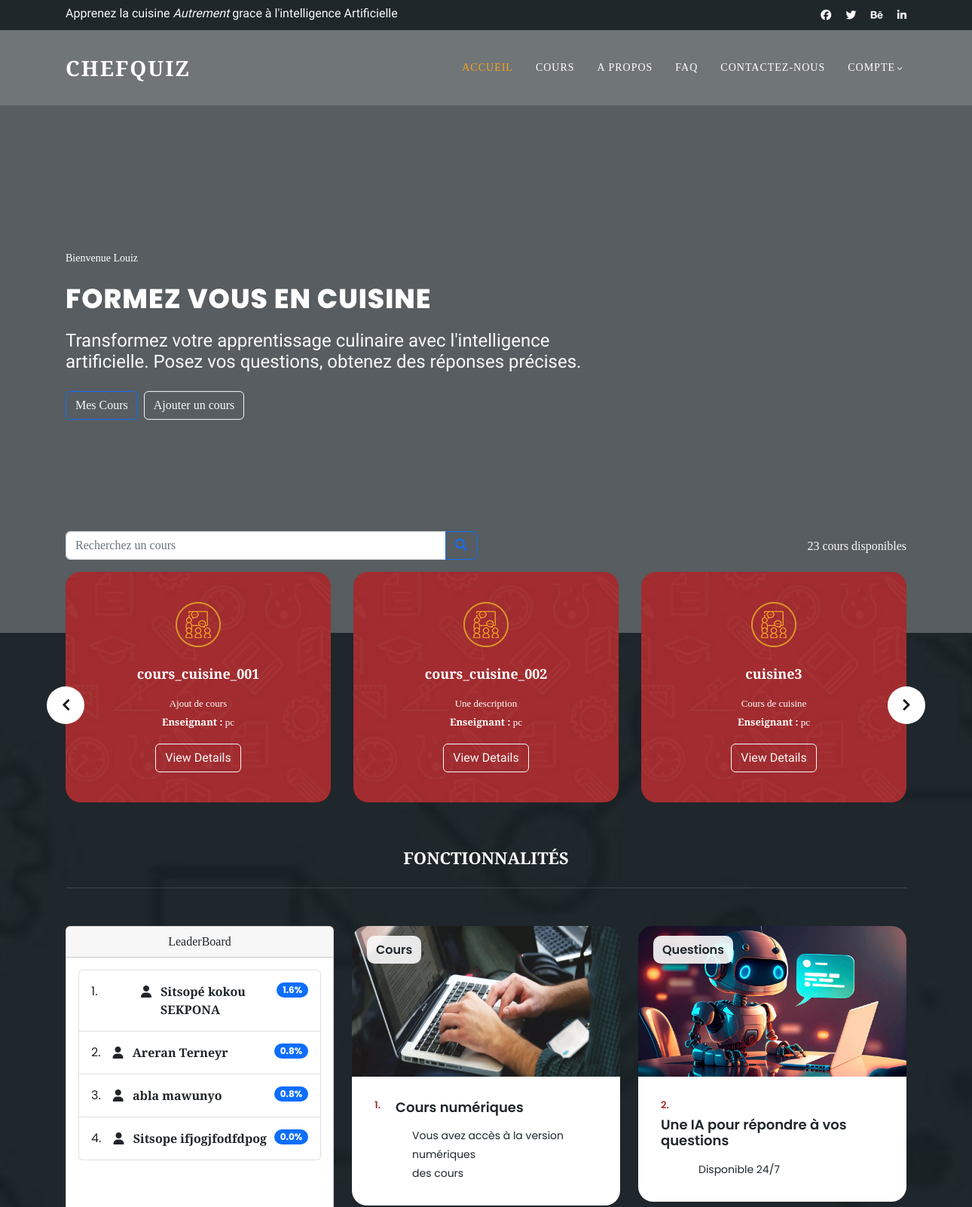
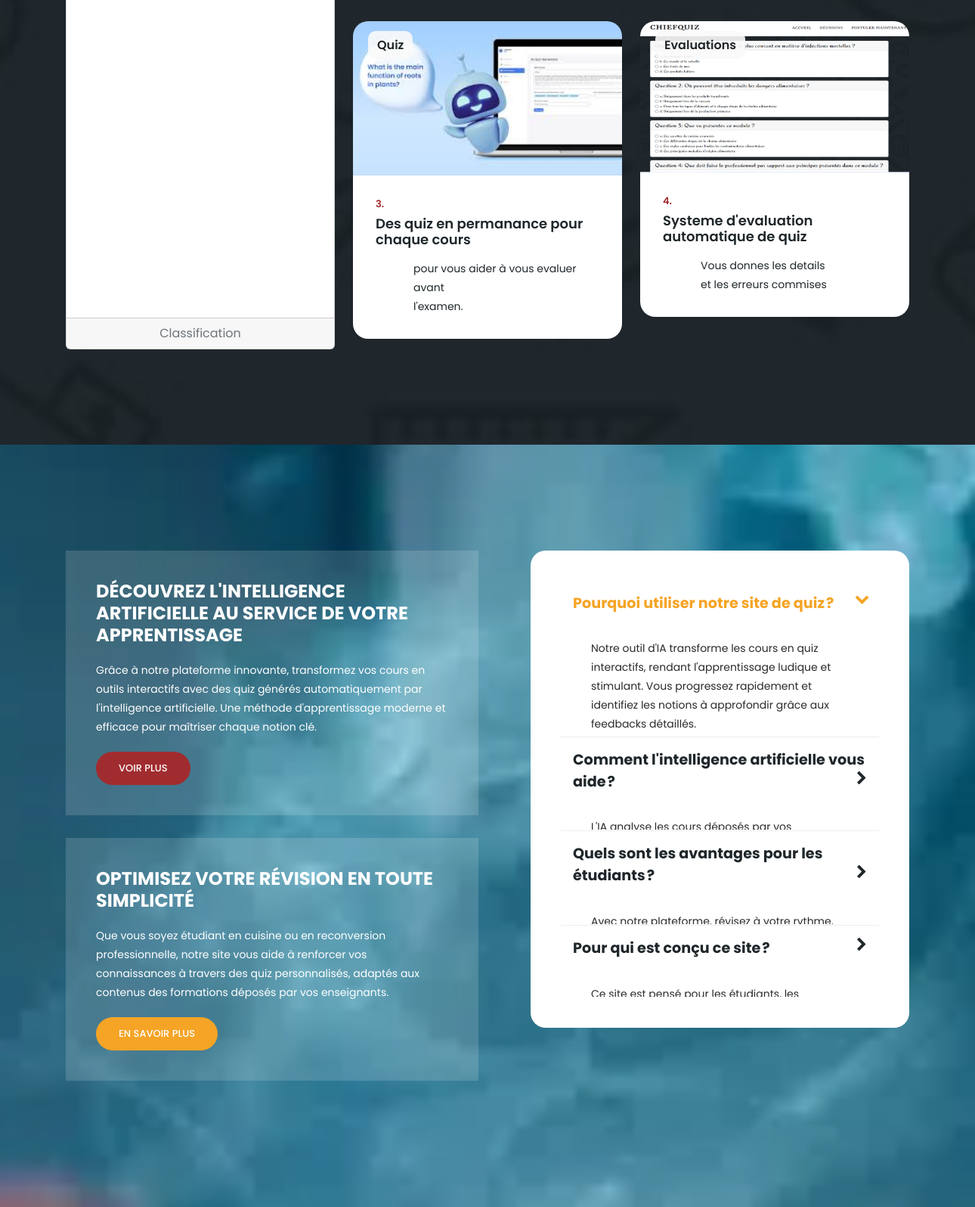
The app's page / (signed in, upper part) with its own data (2 pictures, top to bottom).
### lessons/models.py (models this page shows)
class Cours(models.Model):
    title = models.CharField(max_length=255)
    description  = models.CharField(max_length=255)
    file = models.FileField(upload_to=clean_filename)
    professeur = models.ForeignKey(Professeur, on_delete=models.CASCADE)
    etudiant = models.ManyToManyField(Etudiant)
    def __str__(self):
        return self.title

class Professeur(models.Model):
    username = models.OneToOneField(User, on_delete=models.CASCADE)
    numero_de_carte = models.CharField(max_length=20, unique=True, blank=True, null=True)  # Numéro de carte étudiant
    phone = models.CharField(max_length=15, blank=True, null=True)  # Téléphone
    nom = models.CharField(max_length=100, null = False, blank= False)
    email = models.EmailField(max_length=100, null = False, blank= False)
    def __str__(self):
        return f"{self.username.username}"

### lessons/views.py (the view, shortened to what this page needs)
# urls.py: path('', views.index, name='index'),
@login_required
def index(request):
    progress_percentage=0
    cours = Cours.objects.all()
    max_score = QuestionAnswers.objects.aggregate(total=Sum('score'))['total']
    print("Max_score: ", max_score)
    if not max_score:
        max_score = 1
    percents_etud = {}
    list_etu = Etudiant.objects.all()
    for etud in list_etu:
        total_score = sum(score['score'] for score in etud.scores)
        progress_etud = round((total_score / max_score) * 100, 1) if max_score > 0 else 0
        percents_etud[f"{etud.username.first_name} {etud.username.last_name}"]= progress_etud
    percents_etud = dict(sorted(percents_etud.items(), key=lambda item: item[1], reverse=True))
    print("Percent",percents_etud)
    if request.user.is_staff:
        prof = Professeur.objects.get(username = request.user)
        cours = Cours.objects.filter(professeur=prof)
        context = {'is_staff': request.user.is_staff, 'cours': cours,
                   'list_etud': list_etu,
                  'percents_etud': percents_etud}
    print(cours)
    return render(request, "index.html", context)

### templates/index.html (shortened to what this page needs)
{% extends 'base.html' %}
{% load static %}
  {% block content %}
  <body>
<section class="section main-banner" id="top" data-section="section1">
    <video autoplay muted loop id="bg-video">
        <source src="{% static 'assets/images/cuisine.mp4' %}" type="video/mp4" />
    </video>
    <div class="video-overlay header-text">
        <div class="container">
            <div class="row">
                <div class="col-lg-12">
                    <div class="caption">
                        <p class="merriweather">Bienvenue {{user.first_name}}</p>
                        <h2>Formez vous en cuisine</h2>
                        <h4 class="redressed text-light" style="">Transformez votre apprentissage culinaire avec l'intelligence </h4>
                        <h4 class="redressed text-light">artificielle. Posez vos questions, obtenez des réponses précises.</h4>
                        <div class="main-button-red1 mt-3 ">
                            <div class="scroll-to-section1">
                              <div class="btn-toolbar mt-4 merriweather" role="toolbar" aria-label="Toolbar with button groups">
                                <div class="btn-group me-2" role="group" aria-label="First group">
                                  <a href="#mescours" type="button" class="btn btn-outline-primary text-light">Mes Cours</a>
                                </div>
                                {% if is_staff %}
                                <div class="btn-group me-2" role="group" aria-label="Second group">
                                  <a href="{% url 'upload_cours' %}" type="button" class="btn btn-outline-light">Ajouter un cours</a>
                                </div>
                                {% endif %}
                              </div>
                              </div>
                        </div>
                    </div>
                </div>
            </div>
        </div>
    </div>
</section>
<section class="services" id="mescours">
  <div class="container merriweather">
      <div class="row mb-3">
          <div class="col-md-6">
            <div class="input-group">
                <input id="search-input" class="form-control" type="search" placeholder="Recherchez un cours" aria-label="Search">
                <button class="btn btn-outline-primary" type="button">
                    <i class="fas fa-search"></i>
                </button>
            </div>
          </div>
          <div class="col-md-6">
            <div id="search-results-count" class="text-end pt-2">
              <span class="text-light">{{cours|length}} cours disponibles</span>
            </div>
          </div>
      </div>
      <div class="row">
          <div class="col-lg-12">
              <div id="courses-container" class="owl-service-item owl-carousel">
                {% for cour in cours %}
                 <div class="item course-item" data-title="{{cour.title|lower}}" data-description="{{cour.description|lower}}" data-prof="{{cour.professeur|lower}}">
                   <div class="icon">
                     <img src="{% static 'assets/images/service-icon-01.png' %}" alt="add">
                   </div>
                   <div class="down-content">
                     <h4>{{cour.title}}</h4>
                     <p>{{cour.description}}</p>
                     <p><strong>Enseignant : </strong> {{cour.professeur}}</p>
                     <div class="card-footer mt-3">
                       <a href="{% url 'course_details' cour.id %}" class="btn btn-outline-light redressed">View Details</a>
                     </div>
                   </div>
                 </div>
                 {% endfor %}
               </div>
          </div>
      </div>
  </div>
</section>
  <section class="upcoming-meetings " id="meetings">
    <div class="container">
      <div class="row">
        <div class="col-lg-12">
          <div class="section-heading merriweather mt-5">
            <h2>Fonctionnalités</h2>
          </div>
        </div>
        {% if  is_staff %}
        <div class="col-lg-4 mb-3">
          <div class="card text-center h-100">
            <div class="card-header merriweather">
              LeaderBoard
            </div>
            <div class="card-body">
              <ol class="list-group list-group-numbered">
                {% for key, val in percents_etud.items  %}
                <li class="list-group-item d-flex justify-content-between align-items-start py-3">
                  <div class="ms-2 me-auto merriweather ">
                    <div class="fw-bold "><i class="fas fa-user mx-2"></i> {{key}}</div>
                  </div>
                  <span class="badge bg-primary rounded-pill"> {{ val }}%</span>
                </li>
                {% endfor %}
              </ol>
            </div>
            <div class="card-footer text-muted">
              Classification
            </div>
          </div>
        </div>
        {% endif  %}
        <div class="col-lg-8">
          <div class="row">
            <div class="col-lg-6">
              <div class="meeting-item">
                <div class="thumb">
                  <div class="price">
                    <span>Cours</span>
                  </div>
                  <a href="{% url 'lescours' %}">
                    <img src="{% static 'assets/images/cours_enligne.jpg' %}" alt="New Lecturer Meeting"></a>
                </div>
                <div class="down-content">
                  <div class="date">
                    <h6>1. </h6>
                  </div>
                  <a href="{% url 'lescours' %}"><h4>Cours numériques</h4></a>
                  <p>Vous avez accès à la version numériques<br>des cours</p>
                </div>
              </div>
            </div>
            <div class="col-lg-6">
              <div class="meeting-item">
                <div class="thumb">
                  <div class="price">
                    <span>Questions</span>
                  </div>
                  <a onclick="openChatbot()"><img src="{% static 'assets/images/robot.jpg' %}" alt="Online Teaching"></a>
                </div>
                <div class="down-content">
                  <div class="date">
                    <h6>2. </h6>
                  </div>
                  <a onclick="openChatbot()"><h4>Une IA pour répondre à vos questions</h4></a>
                  <p>Disponible 24/7</p>
                </div>
              </div>
            </div>
            <div class="col-lg-6">
              <div class="meeting-item">
                <div class="thumb">
                  <div class="price">
                    <span>Quiz</span>
                  </div>
                  <a  href="{% url 'popupquiz' 'pop' %}"><img src="{% static 'assets/images/quiz.jpg' %}" alt="Higher Education"></a>
                </div>
                <div class="down-content">
                  <div class="date">
                    <h6>3. </h6>
                  </div>
                  <a href="{% url 'popupquiz' 'pop' %}"><h4>Des quiz en permanance pour chaque cours</h4></a>
                  <p>pour vous aider à vous evaluer avant <br>l'examen.</p>
                </div>
              </div>
            </div>
            <div class="col-lg-6">
              <div class="meeting-item">
                <div class="thumb">
                  <div class="price">
                    <span>Evaluations</span>
                  </div>
                  <a href="{% url 'popupquiz' 'add' %}"><img src="{% static 'assets/images/quiz.png' %}" alt="Student Training"></a>
                </div>
                <div class="down-content">
                  <div class="date">
                    <h6>4. </h6>
                  </div>
                  <a href="{% url 'popupquiz' 'add' %}"><h4>Systeme d'evaluation automatique de quiz</h4></a>
                  <p>Vous donnes les details<br> et les erreurs commises</p>
                </div>
              </div>
            </div>
          </div>
        </div>
      </div>
    </div>
  </section>
  <section class="apply-now" id="apply">
    <div class="container">
      <div class="row">
        <div class="col-lg-6 align-self-center">
          <div class="row">
            <div class="col-lg-12">
              <div class="item">
                <h3 class="">DÉCOUVREZ L'INTELLIGENCE ARTIFICIELLE AU SERVICE DE VOTRE APPRENTISSAGE</h3>
                <p>Grâce à notre plateforme innovante, transformez vos cours en outils interactifs avec des quiz générés automatiquement par l'intelligence artificielle. Une méthode d'apprentissage moderne et efficace pour maîtriser chaque notion clé.</p>
                <div class="main-button-red">
                  <div ><a href="https://www.youtube.com/watch?v=fqePZvhdkms" target="_blank">Voir Plus</a></div>
                </div>
              </div>
            </div>
            <div class="col-lg-12">
              <div class="item">
                <h3>OPTIMISEZ VOTRE RÉVISION EN TOUTE SIMPLICITÉ</h3>
                <p>Que vous soyez étudiant en cuisine ou en reconversion professionnelle, notre site vous aide à renforcer vos connaissances à travers des quiz personnalisés, adaptés aux contenus des formations déposés par vos enseignants.</p>
                <div class="main-button-yellow">
                  <div ><a href="https://www.youtube.com/watch?v=wIPZyXuD5XM" target="_blank">En savoir plus</a></div>
                </div>
              </div>
            </div>
          </div>
        </div>
        <div class="col-lg-6">
          <div class="accordions is-first-expanded">
            <article class="accordion">
              <div class="accordion-head">
                <span>Pourquoi utiliser notre site de quiz ?</span>
                <span class="icon">
                  <i class="icon fa fa-chevron-right"></i>
                </span>
              </div>
              <div class="accordion-body">
                <div class="content">
                  <p>Notre outil d'IA transforme les cours en quiz interactifs, rendant l'apprentissage ludique et stimulant. Vous progressez rapidement et identifiez les notions à approfondir grâce aux feedbacks détaillés.</p>
                </div>
              </div>
            </article>
            <article class="accordion">
              <div class="accordion-head">
                <span>Comment l'intelligence artificielle vous aide ?</span>
                <span class="icon">
                  <i class="icon fa fa-chevron-right"></i>
                </span>
              </div>
              <div class="accordion-body">
                <div class="content">
                  <p>L'IA analyse les cours déposés par vos enseignants pour créer des quiz précis et adaptés, couvrant tous les sujets importants. Vous bénéficiez d'un apprentissage structuré et personnalisé.</p>
                </div>
              </div>
            </article>
            <article class="accordion">
              <div class="accordion-head">
                <span>Quels sont les avantages pour les étudiants ?</span>
                <span class="icon">
                  <i class="icon fa fa-chevron-right"></i>
                </span>
              </div>
              <div class="accordion-body">
                <div class="content">
                  <p>Avec notre plateforme, révisez à votre rythme, identifiez vos points faibles et améliorez vos compétences en cuisine ou pâtisserie grâce à des quiz variés et interactifs. Chaque session vous rapproche de la maîtrise parfaite !</p>
                </div>
              </div>
            </article>
            <article class="accordion last-accordion">
              <div class="accordion-head">
                <span>Pour qui est conçu ce site ?</span>
                <span class="icon">
                  <i class="icon fa fa-chevron-right"></i>
                </span>
              </div>
              <div class="accordion-body">
                <div class="content">
                  <p>Ce site est pensé pour les étudiants, les professionnels en reconversion et les passionnés de gastronomie qui souhaitent apprendre efficacement. Plus besoin de deviner quoi réviser : notre IA s'occupe de tout !</p>
                </div>
              </div>
            </article>
          </div>
        </div>
      </div>
    </div>
  </section>
</body>
  {% endblock content %}

### records on screen
Cours: title "cours_cuisine_001", description "Ajout de cours", professeur "pc"
Cours: title "cours_cuisine_002", description "Une description", professeur "pc"
Cours: title "cuisine3", description "Cours de cuisine", professeur "pc"

### other values on screen
{{ user.first_name }} "Louiz"
{{ cours|length }} "23"
{{ key }} "Sitsopé kokou SEKPONA" "Areran Terneyr" "abla mawunyo" "Sitsope ifjogjfodfdpog"
{{ val }} "1.6" "0.8" "0.8" "0.0"
